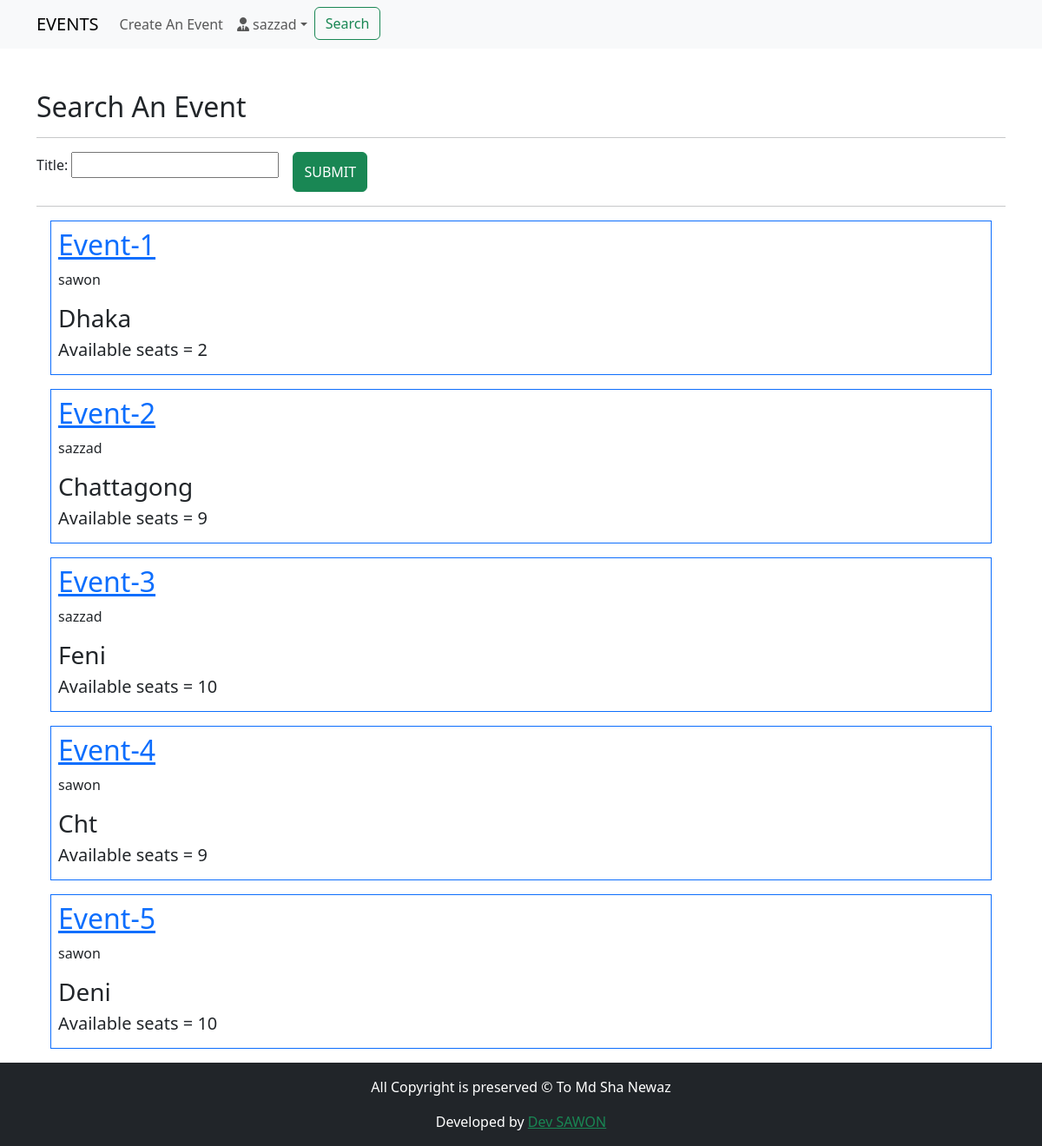
Before: /search/ (signed in) with the older database file.
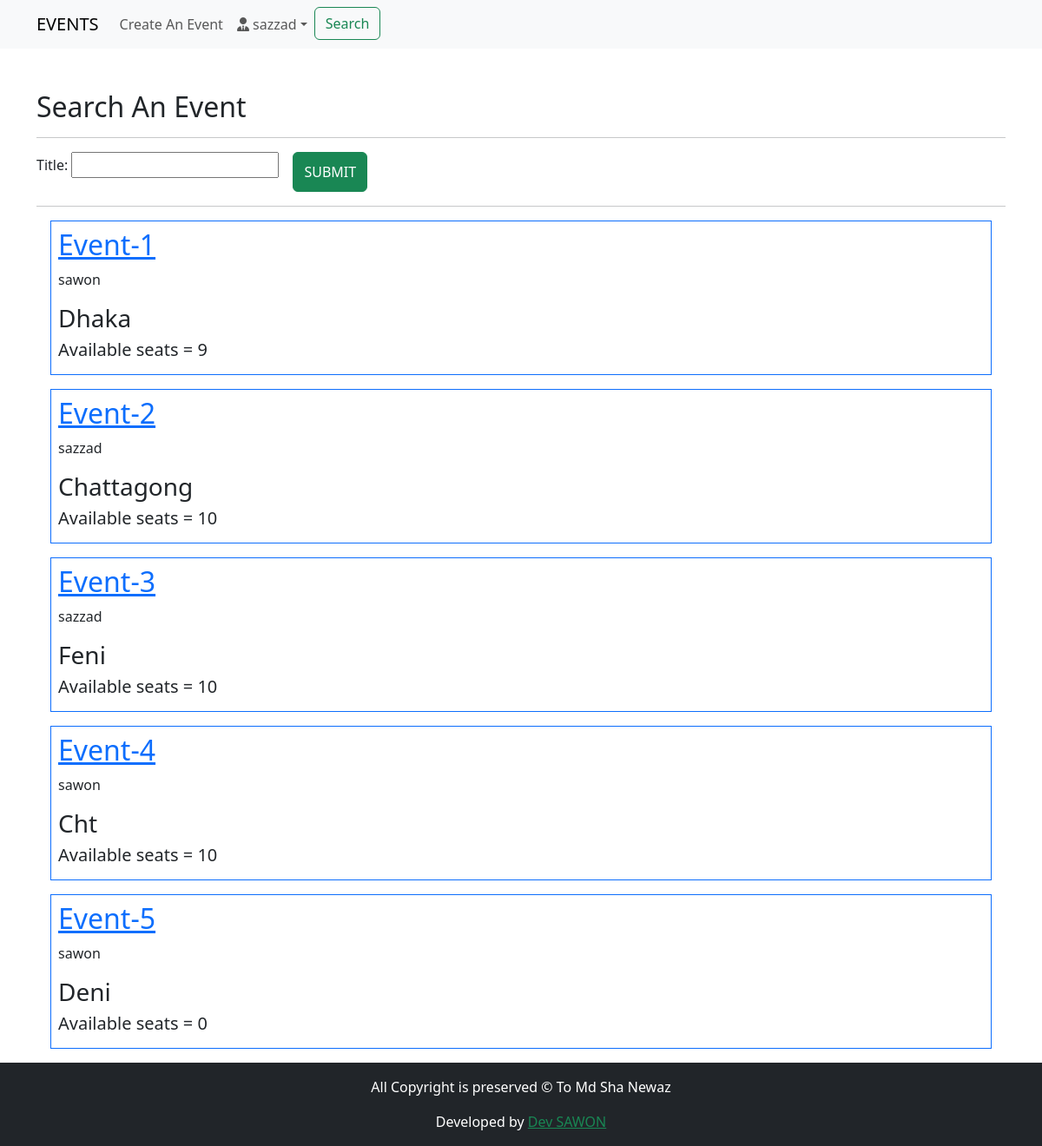
After: the same page with the newer database file.
### EventApp/models.py (models this page shows, shortened)
class EventModel(models.Model):
    user = models.ForeignKey(settings.AUTH_USER_MODEL, on_delete=models.CASCADE, related_name='event')
    title = models.CharField(max_length=500)
    description = models.CharField(max_length=2000)
    created_date = models.DateTimeField(auto_now_add=True)
    event_date = models.DateField(blank=True, null=True)
    event_time = models.TimeField(blank=True,null=True)
    location = models.CharField(max_length=100)
    slots = models.PositiveIntegerField(default=10)

### LoginApp/models.py (models this page shows, shortened)
class User(AbstractBaseUser, PermissionsMixin):
    email = models.EmailField(unique=True, null=False)
    is_staff = models.BooleanField(
        _('staff status'),
        default = False,
        help_text = _('Designates whether the user can log in this site')
    )
    is_active = models.BooleanField(
        _('active'),
        default = True,
        help_text = _('Designate whether this user should be treated as active. Unselect this instead of deleting accounts')
    )
    USERNAME_FIELD = 'email'
    objects = MyUserMangerModel()

class ProfileModel(models.Model):
    user = models.OneToOneField(User, on_delete=models.CASCADE, related_name='profile')
    username = models.CharField(max_length=264, blank=True)
    full_name = models.CharField(max_length=264, blank=True)
    address_1 = models.TextField(max_length=300, blank=True)
    city = models.CharField(max_length=50, blank=True)
    zipcode = models.CharField(max_length=10, blank=True)
    country = models.CharField(max_length=50, blank=True)
    phone = models.CharField(max_length=20, blank=True)
    date_joined = models.DateField(auto_now_add=True)

### EventApp/views.py (the view)
# urls.py: path('search/', views.search_view, name='search'),
@login_required
def search_view(request):
    form = EventSearchForm(request.GET)
    if form.is_valid():
        title_query = form.cleaned_data.get('title')
        events = EventModel.objects.filter(title__icontains=title_query)
    else:
        events = EventModel.objects.all()
    context = {
        'form': form,
        'events': events,
        'title': 'SEARCH',
    }
    return render(request, 'EventApp/search.html', context=context)

### EventApp/forms.py
class EventSearchForm(forms.Form):
    title = forms.CharField(label='Title', max_length=500, required=False)

### templates/EventApp/search.html (shortened to what this page needs)
{% extends 'index.html' %}
{% load crispy_forms_tags %}
{% block body_block %}
<h2 class="mt-5">Search An Event</h2>
<hr>
<form class="d-flex" method="get" action="">
    {{ form.as_p }}
    <button class="btn btn-success ms-3" type="submit">SUBMIT</button>
</form>
<hr>
{% for event in events %}
<div class="border border-primary m-3 p-2">
    <h2><a href="{% url 'EventApp:event_page' pk=event.pk %}">{{event.title}}</a></h2>
    <p>{{ event.user.profile.username }}</p>
    <h3>{{event.location}}</h3>
    <h5>Available seats = {{ event.slots }}</h5>
</div>
{% endfor %}
{% endblock %}

Changed rows visible on the page:
changed EventModel "Event-1": slots "2" → "9"
changed EventModel "Event-2": slots "9" → "10"
changed EventModel "Event-4": slots "9" → "10"
changed EventModel "Event-5": slots "10" → "0"
